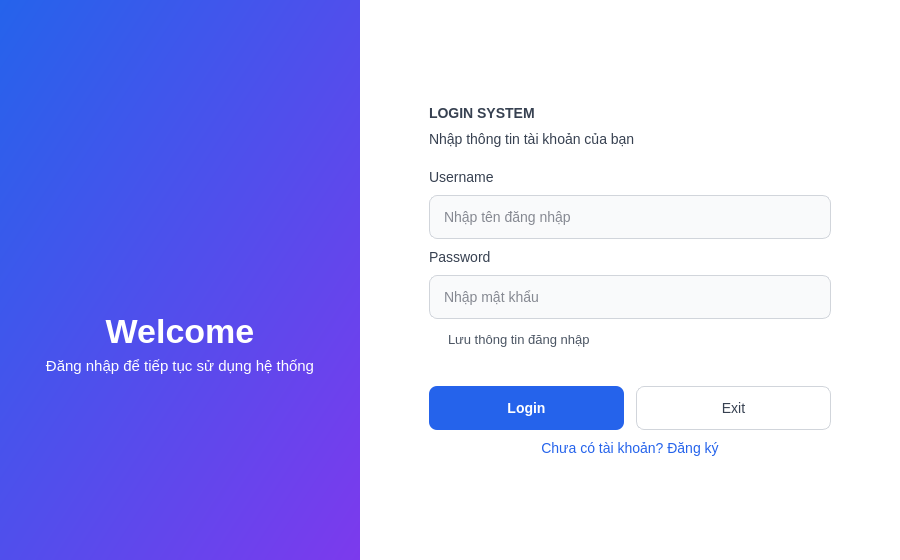
<?xml version="1.0" encoding="UTF-8"?>
<ui version="4.0">
 <class>MainWindow</class>
 <widget class="QMainWindow" name="MainWindow">
  <property name="geometry">
   <rect>
    <x>0</x>
    <y>0</y>
    <width>900</width>
    <height>560</height>
   </rect>
  </property>
  <property name="minimumSize">
   <size>
    <width>820</width>
    <height>540</height>
   </size>
  </property>
  <property name="windowTitle">
   <string>Login System</string>
  </property>
  <widget class="QWidget" name="centralwidget">
   <property name="styleSheet">
    <string notr="true">QWidget#centralwidget { background: #f3f4f6; }
QFrame#leftPanel {
    background: qlineargradient(x1:0, y1:0, x2:1, y2:1, stop:0 #2563eb, stop:1 #7c3aed);
}
QFrame#leftPanel QLabel { background: transparent; color: white; }
QLabel#labelBrand { font-family: 'Segoe UI'; font-size: 34px; font-weight: bold; }
QLabel#labelBrandSub { font-family: 'Segoe UI'; font-size: 15px; color: #e0e7ff; }
QFrame#rightPanel { background: white; }
QFrame#rightPanel QLabel { background: transparent; font-family: 'Segoe UI'; font-size: 14px; color: #374151; }
QLabel#labelTitle, QLabel#labelRegTitle { font-size: 28px; font-weight: bold; color: #111827; }
QLabel#labelSubtitle, QLabel#labelRegSubtitle { font-size: 14px; color: #6b7280; }
QLabel#labelLoginMsg, QLabel#labelRegMsg { font-size: 13px; color: #dc2626; }
QLineEdit {
    background: #f9fafb; border: 1px solid #d1d5db; border-radius: 8px;
    padding: 0px 12px; font-family: 'Segoe UI'; font-size: 14px; color: #111827;
}
QLineEdit:focus { border: 2px solid #2563eb; background: white; }
QCheckBox { font-family: 'Segoe UI'; font-size: 13px; color: #4b5563; background: transparent; }
QPushButton { font-family: 'Segoe UI'; font-size: 14px; border-radius: 8px; padding: 0px 16px; }
QPushButton#pushButtonLogin, QPushButton#pushButtonRegister {
    background: #2563eb; color: white; border: none; font-weight: bold;
}
QPushButton#pushButtonLogin:hover, QPushButton#pushButtonRegister:hover { background: #1d4ed8; }
QPushButton#pushButtonLogin:pressed, QPushButton#pushButtonRegister:pressed { background: #1e40af; }
QPushButton#pushButtonExit {
    background: white; color: #374151; border: 1px solid #d1d5db;
}
QPushButton#pushButtonExit:hover { background: #fee2e2; border: 1px solid #fca5a5; color: #b91c1c; }
QPushButton#pushButtonGoRegister, QPushButton#pushButtonGoLogin {
    background: transparent; color: #2563eb; border: none;
}
QPushButton#pushButtonGoRegister:hover, QPushButton#pushButtonGoLogin:hover { text-decoration: underline; }</string>
   </property>
   <layout class="QHBoxLayout" name="horizontalLayoutMain">
    <property name="spacing">
     <number>0</number>
    </property>
    <property name="leftMargin">
     <number>0</number>
    </property>
    <property name="topMargin">
     <number>0</number>
    </property>
    <property name="rightMargin">
     <number>0</number>
    </property>
    <property name="bottomMargin">
     <number>0</number>
    </property>
    <item>
     <widget class="QFrame" name="leftPanel">
      <property name="minimumSize">
       <size>
        <width>360</width>
        <height>0</height>
       </size>
      </property>
      <property name="maximumSize">
       <size>
        <width>360</width>
        <height>16777215</height>
       </size>
      </property>
      <property name="frameShape">
       <enum>QFrame::NoFrame</enum>
      </property>
      <layout class="QVBoxLayout" name="verticalLayoutLeft">
       <property name="leftMargin">
        <number>40</number>
       </property>
       <property name="rightMargin">
        <number>40</number>
       </property>
       <item>
        <spacer name="spacerLeftTop">
         <property name="orientation">
          <enum>Qt::Vertical</enum>
         </property>
         <property name="sizeHint" stdset="0">
          <size>
           <width>20</width>
           <height>40</height>
          </size>
         </property>
        </spacer>
       </item>
       <item>
        <widget class="QLabel" name="labelAvatar">
         <property name="minimumSize">
          <size>
           <width>0</width>
           <height>120</height>
          </size>
         </property>
         <property name="text">
          <string/>
         </property>
         <property name="scaledContents">
          <bool>false</bool>
         </property>
         <property name="alignment">
          <set>Qt::AlignCenter</set>
         </property>
        </widget>
       </item>
       <item>
        <widget class="QLabel" name="labelBrand">
         <property name="text">
          <string>Welcome</string>
         </property>
         <property name="alignment">
          <set>Qt::AlignCenter</set>
         </property>
        </widget>
       </item>
       <item>
        <widget class="QLabel" name="labelBrandSub">
         <property name="text">
          <string>Đăng nhập để tiếp tục sử dụng hệ thống</string>
         </property>
         <property name="alignment">
          <set>Qt::AlignCenter</set>
         </property>
         <property name="wordWrap">
          <bool>true</bool>
         </property>
        </widget>
       </item>
       <item>
        <spacer name="spacerLeftBottom">
         <property name="orientation">
          <enum>Qt::Vertical</enum>
         </property>
         <property name="sizeHint" stdset="0">
          <size>
           <width>20</width>
           <height>40</height>
          </size>
         </property>
        </spacer>
       </item>
      </layout>
     </widget>
    </item>
    <item>
     <widget class="QFrame" name="rightPanel">
      <property name="frameShape">
       <enum>QFrame::NoFrame</enum>
      </property>
      <layout class="QVBoxLayout" name="verticalLayoutRight">
       <property name="leftMargin">
        <number>60</number>
       </property>
       <property name="topMargin">
        <number>40</number>
       </property>
       <property name="rightMargin">
        <number>60</number>
       </property>
       <property name="bottomMargin">
        <number>40</number>
       </property>
       <item>
        <widget class="QStackedWidget" name="stackedWidget">
         <property name="currentIndex">
          <number>0</number>
         </property>
         <widget class="QWidget" name="pageLogin">
          <layout class="QVBoxLayout" name="verticalLayoutLogin">
           <property name="spacing">
            <number>10</number>
           </property>
           <item>
            <spacer name="spacerLoginTop">
             <property name="orientation">
              <enum>Qt::Vertical</enum>
             </property>
             <property name="sizeHint" stdset="0">
              <size>
               <width>20</width>
               <height>20</height>
              </size>
             </property>
            </spacer>
           </item>
           <item>
            <widget class="QLabel" name="labelTitle">
             <property name="text">
              <string>LOGIN SYSTEM</string>
             </property>
            </widget>
           </item>
           <item>
            <widget class="QLabel" name="labelSubtitle">
             <property name="text">
              <string>Nhập thông tin tài khoản của bạn</string>
             </property>
            </widget>
           </item>
           <item>
            <spacer name="spacerLoginTitle">
             <property name="orientation">
              <enum>Qt::Vertical</enum>
             </property>
             <property name="sizeType">
              <enum>QSizePolicy::Fixed</enum>
             </property>
             <property name="sizeHint" stdset="0">
              <size>
               <width>20</width>
               <height>12</height>
              </size>
             </property>
            </spacer>
           </item>
           <item>
            <widget class="QLabel" name="label_3">
             <property name="text">
              <string>Username</string>
             </property>
            </widget>
           </item>
           <item>
            <widget class="QLineEdit" name="admin">
             <property name="minimumSize">
              <size>
               <width>0</width>
               <height>44</height>
              </size>
             </property>
             <property name="placeholderText">
              <string>Nhập tên đăng nhập</string>
             </property>
            </widget>
           </item>
           <item>
            <widget class="QLabel" name="label_4">
             <property name="text">
              <string>Password</string>
             </property>
            </widget>
           </item>
           <item>
            <widget class="QLineEdit" name="password">
             <property name="minimumSize">
              <size>
               <width>0</width>
               <height>44</height>
              </size>
             </property>
             <property name="echoMode">
              <enum>QLineEdit::Password</enum>
             </property>
             <property name="placeholderText">
              <string>Nhập mật khẩu</string>
             </property>
            </widget>
           </item>
           <item>
            <widget class="QCheckBox" name="SaveLogin">
             <property name="cursor">
              <cursorShape>PointingHandCursor</cursorShape>
             </property>
             <property name="text">
              <string>Lưu thông tin đăng nhập</string>
             </property>
            </widget>
           </item>
           <item>
            <widget class="QLabel" name="labelLoginMsg">
             <property name="text">
              <string/>
             </property>
             <property name="wordWrap">
              <bool>true</bool>
             </property>
            </widget>
           </item>
           <item>
            <layout class="QHBoxLayout" name="horizontalLayoutButtons">
             <property name="spacing">
              <number>12</number>
             </property>
             <item>
              <widget class="QPushButton" name="pushButtonLogin">
               <property name="minimumSize">
                <size>
                 <width>0</width>
                 <height>44</height>
                </size>
               </property>
               <property name="cursor">
                <cursorShape>PointingHandCursor</cursorShape>
               </property>
               <property name="text">
                <string>Login</string>
               </property>
               <property name="icon">
                <iconset>
                 <normaloff>../images/ic_login_button.png</normaloff>../images/ic_login_button.png</iconset>
               </property>
               <property name="default">
                <bool>true</bool>
               </property>
              </widget>
             </item>
             <item>
              <widget class="QPushButton" name="pushButtonExit">
               <property name="minimumSize">
                <size>
                 <width>0</width>
                 <height>44</height>
                </size>
               </property>
               <property name="cursor">
                <cursorShape>PointingHandCursor</cursorShape>
               </property>
               <property name="text">
                <string>Exit</string>
               </property>
               <property name="icon">
                <iconset>
                 <normaloff>../images/ic_exit_button.png</normaloff>../images/ic_exit_button.png</iconset>
               </property>
              </widget>
             </item>
            </layout>
           </item>
           <item>
            <widget class="QPushButton" name="pushButtonGoRegister">
             <property name="cursor">
              <cursorShape>PointingHandCursor</cursorShape>
             </property>
             <property name="text">
              <string>Chưa có tài khoản? Đăng ký</string>
             </property>
            </widget>
           </item>
           <item>
            <spacer name="spacerLoginBottom">
             <property name="orientation">
              <enum>Qt::Vertical</enum>
             </property>
             <property name="sizeHint" stdset="0">
              <size>
               <width>20</width>
               <height>20</height>
              </size>
             </property>
            </spacer>
           </item>
          </layout>
         </widget>
         <widget class="QWidget" name="pageRegister">
          <layout class="QVBoxLayout" name="verticalLayoutRegister">
           <property name="spacing">
            <number>10</number>
           </property>
           <item>
            <spacer name="spacerRegTop">
             <property name="orientation">
              <enum>Qt::Vertical</enum>
             </property>
             <property name="sizeHint" stdset="0">
              <size>
               <width>20</width>
               <height>20</height>
              </size>
             </property>
            </spacer>
           </item>
           <item>
            <widget class="QLabel" name="labelRegTitle">
             <property name="text">
              <string>CREATE ACCOUNT</string>
             </property>
            </widget>
           </item>
           <item>
            <widget class="QLabel" name="labelRegSubtitle">
             <property name="text">
              <string>Tạo tài khoản mới chỉ trong vài giây</string>
             </property>
            </widget>
           </item>
           <item>
            <spacer name="spacerRegTitle">
             <property name="orientation">
              <enum>Qt::Vertical</enum>
             </property>
             <property name="sizeType">
              <enum>QSizePolicy::Fixed</enum>
             </property>
             <property name="sizeHint" stdset="0">
              <size>
               <width>20</width>
               <height>12</height>
              </size>
             </property>
            </spacer>
           </item>
           <item>
            <widget class="QLabel" name="labelRegUser">
             <property name="text">
              <string>Username</string>
             </property>
            </widget>
           </item>
           <item>
            <widget class="QLineEdit" name="regUsername">
             <property name="minimumSize">
              <size>
               <width>0</width>
               <height>44</height>
              </size>
             </property>
             <property name="placeholderText">
              <string>Chọn tên đăng nhập</string>
             </property>
            </widget>
           </item>
           <item>
            <widget class="QLabel" name="labelRegPass">
             <property name="text">
              <string>Password</string>
             </property>
            </widget>
           </item>
           <item>
            <widget class="QLineEdit" name="regPassword">
             <property name="minimumSize">
              <size>
               <width>0</width>
               <height>44</height>
              </size>
             </property>
             <property name="echoMode">
              <enum>QLineEdit::Password</enum>
             </property>
             <property name="placeholderText">
              <string>Nhập mật khẩu</string>
             </property>
            </widget>
           </item>
           <item>
            <widget class="QLabel" name="labelRegConfirm">
             <property name="text">
              <string>Confirm Password</string>
             </property>
            </widget>
           </item>
           <item>
            <widget class="QLineEdit" name="regConfirm">
             <property name="minimumSize">
              <size>
               <width>0</width>
               <height>44</height>
              </size>
             </property>
             <property name="echoMode">
              <enum>QLineEdit::Password</enum>
             </property>
             <property name="placeholderText">
              <string>Nhập lại mật khẩu</string>
             </property>
            </widget>
           </item>
           <item>
            <widget class="QLabel" name="labelRegMsg">
             <property name="text">
              <string/>
             </property>
             <property name="wordWrap">
              <bool>true</bool>
             </property>
            </widget>
           </item>
           <item>
            <widget class="QPushButton" name="pushButtonRegister">
             <property name="minimumSize">
              <size>
               <width>0</width>
               <height>44</height>
              </size>
             </property>
             <property name="cursor">
              <cursorShape>PointingHandCursor</cursorShape>
             </property>
             <property name="text">
              <string>Register</string>
             </property>
            </widget>
           </item>
           <item>
            <widget class="QPushButton" name="pushButtonGoLogin">
             <property name="cursor">
              <cursorShape>PointingHandCursor</cursorShape>
             </property>
             <property name="text">
              <string>Đã có tài khoản? Đăng nhập</string>
             </property>
            </widget>
           </item>
           <item>
            <spacer name="spacerRegBottom">
             <property name="orientation">
              <enum>Qt::Vertical</enum>
             </property>
             <property name="sizeHint" stdset="0">
              <size>
               <width>20</width>
               <height>20</height>
              </size>
             </property>
            </spacer>
           </item>
          </layout>
         </widget>
        </widget>
       </item>
      </layout>
     </widget>
    </item>
   </layout>
  </widget>
 </widget>
 <tabstops>
  <tabstop>admin</tabstop>
  <tabstop>password</tabstop>
  <tabstop>SaveLogin</tabstop>
  <tabstop>pushButtonLogin</tabstop>
  <tabstop>pushButtonExit</tabstop>
  <tabstop>pushButtonGoRegister</tabstop>
  <tabstop>regUsername</tabstop>
  <tabstop>regPassword</tabstop>
  <tabstop>regConfirm</tabstop>
  <tabstop>pushButtonRegister</tabstop>
  <tabstop>pushButtonGoLogin</tabstop>
 </tabstops>
 <resources/>
 <connections/>
</ui>
